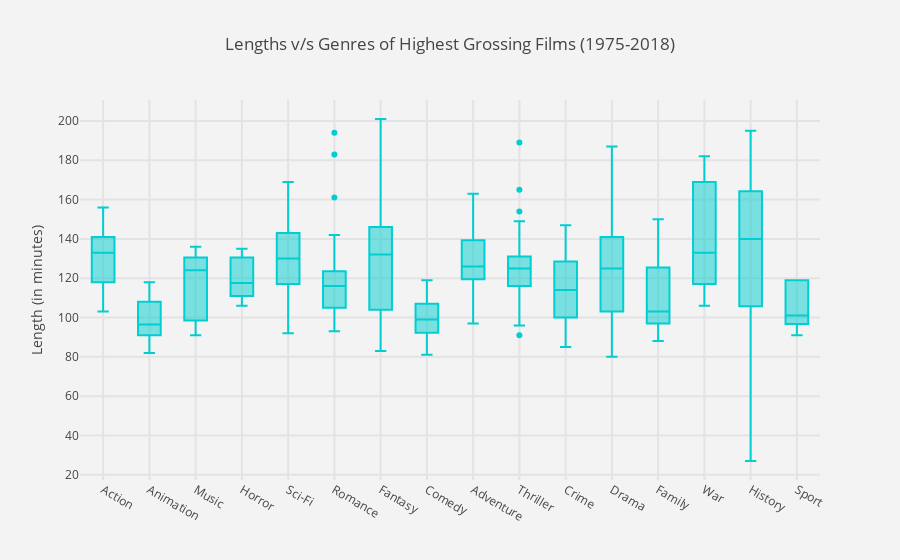

Notebook cell for this chart:
### Markdown cell above
###  Length versus Main Genre of a film
The most relevant genre of the film is stored in the `Main_Genre` column of our `dataset`.

### Code cell
from plotly.offline import init_notebook_mode, iplot
import plotly.graph_objs as go

trace1 = go.Box( # for plotting scatter graph, go.Scatter is used
        y = dataset.length,
        x = dataset.Main_Genre,
        marker = dict(color = 'darkturquoise'), # marker attributes inside graph
        #mode = "markers",
        text = dataset.title # text for each marker during hover
)

data = [trace1]

layout = go.Layout(
    title = 'Lengths v/s Genres of Highest Grossing Films (1975-2018)',
    xaxis = dict(showgrid = True, zeroline = True, gridwidth = 2), 
    yaxis = dict(title = 'Length (in minutes)', gridwidth = 2),
    hovermode = 'closest',
    paper_bgcolor='rgb(243, 243, 243)',
    plot_bgcolor='rgb(243, 243, 243)',
)

fig = go.Figure(data = data, layout = layout)
# for offline glue-ing of plot into notebook
init_notebook_mode(connected=True)
iplot(fig)

### Figure 1 — Plotly figure (JSON) as saved in the notebook; plotly's stock layout.template omitted (floating-point values rounded to 4 significant figures; data arrays with more than 128 entries replaced by an {"elided": "..."} marker saying what was removed)
{"data": [{"marker": {"color": "darkturquoise"}, "text": {"elided": "437 str values"}, "x": {"elided": "437 str values"}, "y": {"elided": "437 int values"}, "type": "box", "uid": "0f28502d-8260-4191-9879-b628cc671810"}], "layout": {"hovermode": "closest", "paper_bgcolor": "rgb(243, 243, 243)", "plot_bgcolor": "rgb(243, 243, 243)", "title": "Lengths v/s Genres of Highest Grossing Films (1975-2018)", "xaxis": {"gridwidth": 2, "showgrid": true, "zeroline": true}, "yaxis": {"gridwidth": 2, "title": "Length (in minutes)"}}}
